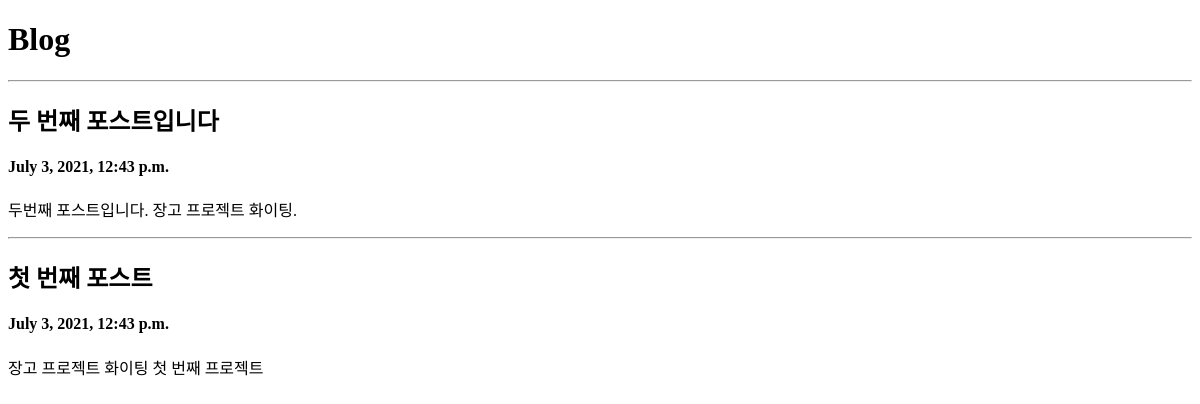
/blog/, run on an earlier commit of the app's database.
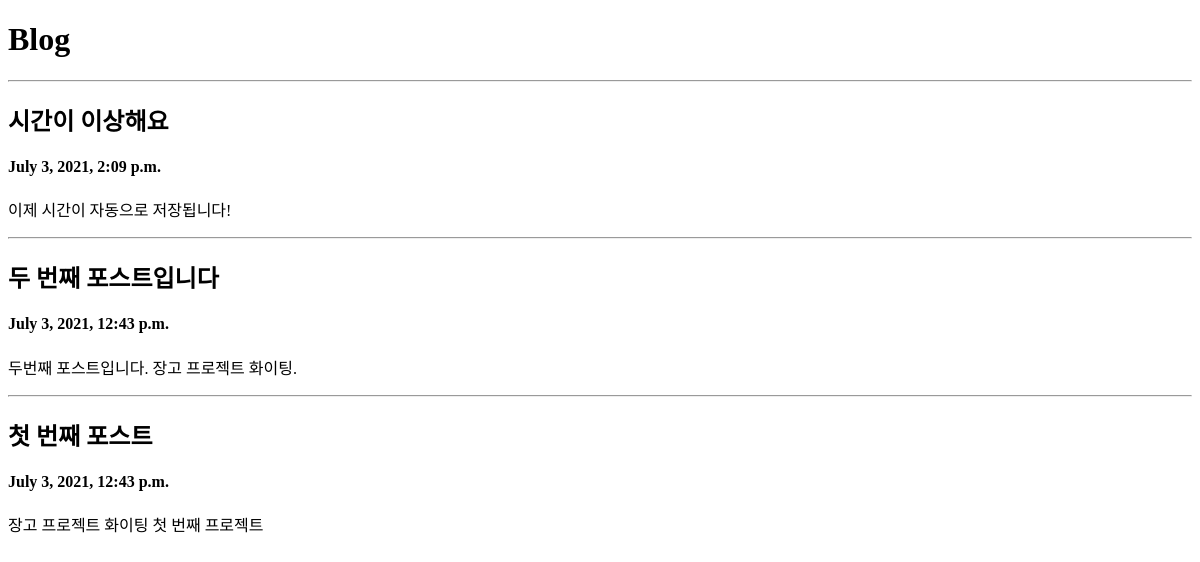
And on a later commit of the database.
### blog/models.py (models this page shows)
class Post(models.Model):
    title = models.CharField(max_length=30)
    content = models.TextField()
    created_at = models.DateTimeField(auto_now_add=True)
    updated_at = models.DateTimeField(auto_now=True)
    def __str__(self):
        return f'[{self.pk}]{self.title}'

### blog/views.py (the view)
# urls.py: path('', views.index),
def index(request):
    posts = Post.objects.all().order_by('-pk')
    return render(
        request,
        'blog/index.html',
        {
            'posts': posts,
        }
    )

### blog/templates/blog/index.html (shortened to what this page needs)
<!DOCTYPE html>
<html lang="ko">
<head>
</head>
<body>
    <h1>Blog</h1>
{% for p in posts %}
    <hr/>
    <h2>{{ p.title }}</h2>
    <h4>{{ p.created_at }}</h4>
    <p>{{ p.content }}</p>
{% endfor %}
</body>
</html>

What changed in the data, as far as the page shows it:
added Post: title "시간이 이상해요", created_at "July 3, 2021, 2:09 p.m.", content "이제 시간이 자동으로 저장됩니다!"
